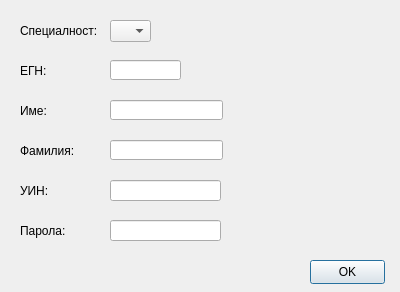
<?xml version="1.0" encoding="UTF-8"?>
<ui version="4.0">
 <class>DoctorSettingsDialog</class>
 <widget class="QDialog" name="DoctorSettingsDialog">
  <property name="geometry">
   <rect>
    <x>0</x>
    <y>0</y>
    <width>400</width>
    <height>292</height>
   </rect>
  </property>
  <property name="sizePolicy">
   <sizepolicy hsizetype="Fixed" vsizetype="Fixed">
    <horstretch>0</horstretch>
    <verstretch>0</verstretch>
   </sizepolicy>
  </property>
  <property name="windowTitle">
   <string>DoctorSettingsDialog</string>
  </property>
  <widget class="LineEdit" name="lpkEdit">
   <property name="geometry">
    <rect>
     <x>110</x>
     <y>180</y>
     <width>111</width>
     <height>21</height>
    </rect>
   </property>
   <property name="maxLength">
    <number>9</number>
   </property>
  </widget>
  <widget class="QComboBox" name="specialty">
   <property name="geometry">
    <rect>
     <x>110</x>
     <y>20</y>
     <width>41</width>
     <height>22</height>
    </rect>
   </property>
  </widget>
  <widget class="QLabel" name="label">
   <property name="geometry">
    <rect>
     <x>20</x>
     <y>180</y>
     <width>49</width>
     <height>21</height>
    </rect>
   </property>
   <property name="text">
    <string>УИН:</string>
   </property>
  </widget>
  <widget class="QLabel" name="label_2">
   <property name="geometry">
    <rect>
     <x>20</x>
     <y>100</y>
     <width>49</width>
     <height>21</height>
    </rect>
   </property>
   <property name="text">
    <string>Име:</string>
   </property>
  </widget>
  <widget class="QLabel" name="label_3">
   <property name="geometry">
    <rect>
     <x>20</x>
     <y>140</y>
     <width>71</width>
     <height>21</height>
    </rect>
   </property>
   <property name="text">
    <string>Фамилия:</string>
   </property>
  </widget>
  <widget class="QLabel" name="label_4">
   <property name="geometry">
    <rect>
     <x>20</x>
     <y>60</y>
     <width>61</width>
     <height>21</height>
    </rect>
   </property>
   <property name="text">
    <string>ЕГН:</string>
   </property>
  </widget>
  <widget class="QLabel" name="label_5">
   <property name="geometry">
    <rect>
     <x>20</x>
     <y>20</y>
     <width>91</width>
     <height>21</height>
    </rect>
   </property>
   <property name="text">
    <string>Специалност:</string>
   </property>
  </widget>
  <widget class="QPushButton" name="okButton">
   <property name="geometry">
    <rect>
     <x>310</x>
     <y>260</y>
     <width>75</width>
     <height>24</height>
    </rect>
   </property>
   <property name="text">
    <string>OK</string>
   </property>
  </widget>
  <widget class="LineEdit" name="egnLineEdit">
   <property name="geometry">
    <rect>
     <x>110</x>
     <y>60</y>
     <width>71</width>
     <height>20</height>
    </rect>
   </property>
   <property name="text">
    <string/>
   </property>
   <property name="maxLength">
    <number>10</number>
   </property>
  </widget>
  <widget class="QLabel" name="label_7">
   <property name="geometry">
    <rect>
     <x>20</x>
     <y>220</y>
     <width>51</width>
     <height>21</height>
    </rect>
   </property>
   <property name="text">
    <string>Парола:</string>
   </property>
  </widget>
  <widget class="LineEdit" name="passEdit">
   <property name="geometry">
    <rect>
     <x>110</x>
     <y>220</y>
     <width>111</width>
     <height>21</height>
    </rect>
   </property>
   <property name="maxLength">
    <number>10</number>
   </property>
   <property name="echoMode">
    <enum>QLineEdit::Password</enum>
   </property>
  </widget>
  <widget class="NameEdit" name="fNameEdit">
   <property name="geometry">
    <rect>
     <x>110</x>
     <y>100</y>
     <width>113</width>
     <height>20</height>
    </rect>
   </property>
   <property name="maxLength">
    <number>50</number>
   </property>
  </widget>
  <widget class="NameEdit" name="lNameEdit">
   <property name="geometry">
    <rect>
     <x>110</x>
     <y>140</y>
     <width>113</width>
     <height>20</height>
    </rect>
   </property>
   <property name="maxLength">
    <number>50</number>
   </property>
  </widget>
  <widget class="QLabel" name="iconLabel">
   <property name="geometry">
    <rect>
     <x>310</x>
     <y>20</y>
     <width>61</width>
     <height>51</height>
    </rect>
   </property>
   <property name="text">
    <string/>
   </property>
  </widget>
  <widget class="QLabel" name="errorLabel">
   <property name="geometry">
    <rect>
     <x>20</x>
     <y>260</y>
     <width>261</width>
     <height>21</height>
    </rect>
   </property>
   <property name="styleSheet">
    <string notr="true">color : red;</string>
   </property>
   <property name="text">
    <string/>
   </property>
  </widget>
 </widget>
 <layoutdefault spacing="6" margin="11"/>
 <customwidgets>
  <customwidget>
   <class>NameEdit</class>
   <extends>QLineEdit</extends>
   <header>View/uiComponents/qt_derived/NameEdit.h</header>
  </customwidget>
  <customwidget>
   <class>LineEdit</class>
   <extends>QLineEdit</extends>
   <header>View/uiComponents/qt_derived/LineEdit.h</header>
  </customwidget>
 </customwidgets>
 <resources/>
 <connections/>
</ui>
